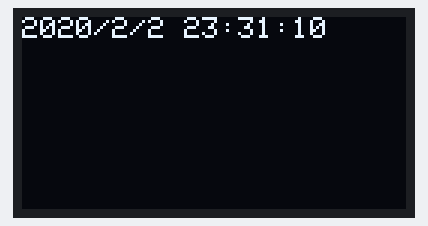
Simulated run of this sketch. Board: Arduino Uno, built with avr-gcc and run on an emulated ATmega328P. Shown: 128×64 one-colour display. The local clock reads 2024-03-15 10:24:30 at power-on unless the sketch sets it.

Above: at 0.1 s.
At 4.1 s:
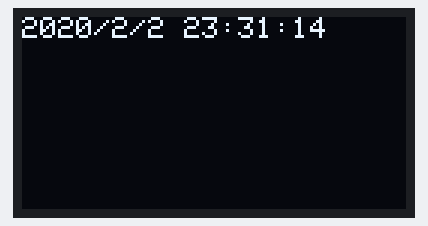
At 7.1 s:
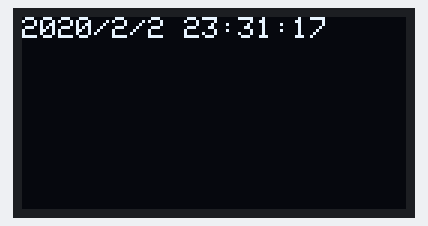
At 18.1 s:
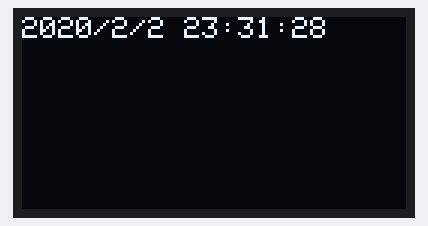
At 27.1 s:
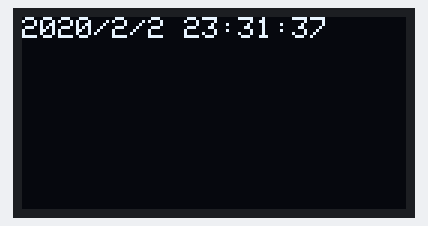
At 37.1 s:
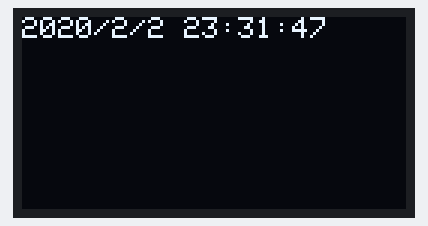

The sketch:

sketch_feb26b.ino
```cpp
#include <ThreeWire.h>
#include <RtcDS1302.h>

#include <Wire.h>

#include <Adafruit_GFX.h>
#include <Adafruit_SSD1306.h>
#define SCREEN_WIDTH 128
#define SCREEN_HEIGHT 64
#define OLED_RESET -1

Adafruit_SSD1306 display(SCREEN_WIDTH,SCREEN_HEIGHT,&Wire,OLED_RESET);

ThreeWire myWire(9,8,10);
RtcDS1302<ThreeWire>Rtc(myWire);

void printDateTime(const RtcDateTime &dt){
  display.print(dt.Year(),DEC);
  display.print('/');
  display.print(dt.Month(),DEC);
  display.print('/');
  display.print(dt.Day(),DEC);
  display.print(' ');
  display.print(dt.Hour(),DEC);
  display.print(':');
  display.print(dt.Minute(),DEC);
  display.print(':');
  display.print(dt.Second(),DEC);
  display.print(' ');
}
void setup() {
  Serial.begin(9600);
  Rtc.Begin();
  RtcDateTime setting_time(2020,2,2,23,31,10);
  printDateTime(setting_time);
  Rtc.SetDateTime(setting_time);

  display.begin(SSD1306_SWITCHCAPVCC, 0x3c);
  display.clearDisplay();
  display.drawPixel(127,63,WHITE);


}

void loop() {
  RtcDateTime now = Rtc.GetDateTime();
  display.clearDisplay();
  display.setTextSize(1);
  display.setTextColor(WHITE);
  display.setCursor(0,0);
  printDateTime(now);
  display.display();
}
```

Measured:
- what the display in image 1 shows lasts 0.9 s, from 4.1 s to 5.0 s
